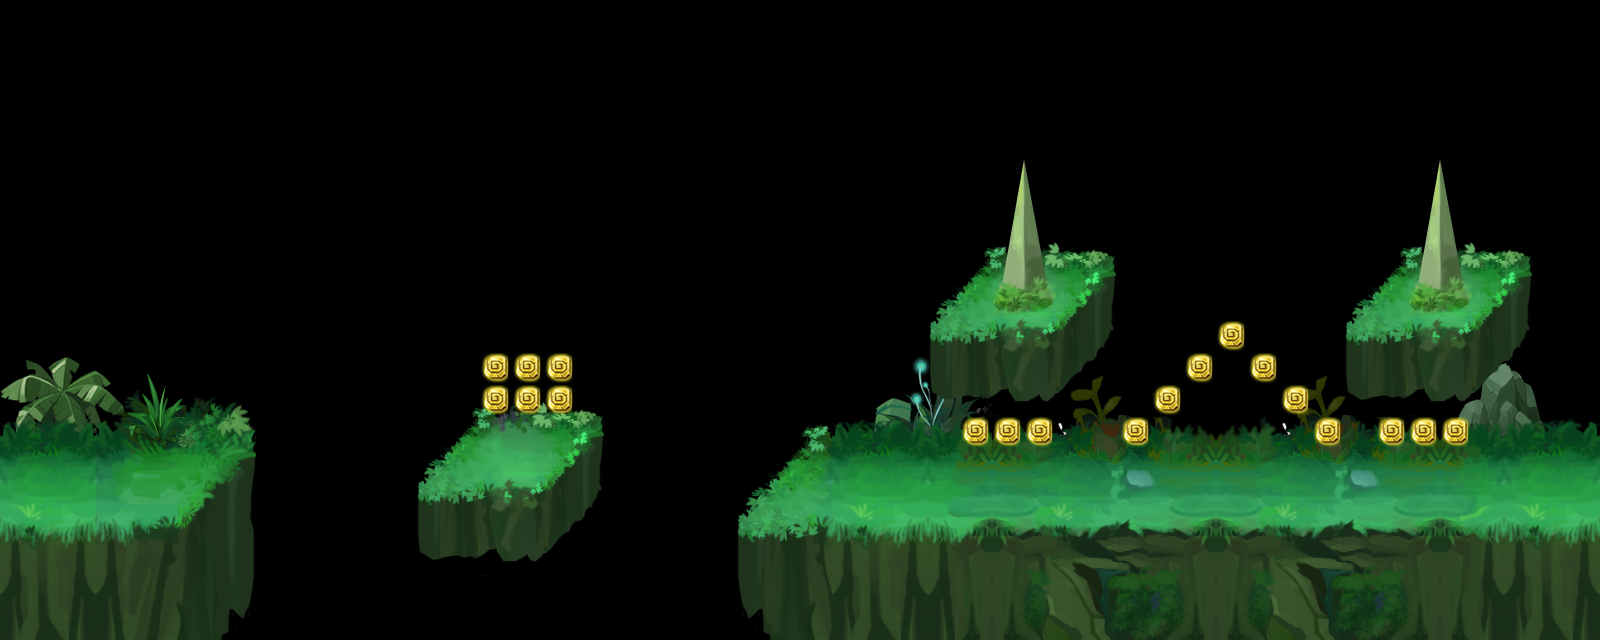

A 2D game scene composited from a Tiled map and its tileset images. What follows is a short description and the map's XML, with each tile layer's data collapsed to a summary:
An orthogonal 50x20 tile map with 32x32 px tiles, 5 tile layers (root_2, root_1, rock_2, rock_1, ...), 5 tilesets.

<map version="1.0" orientation="orthogonal" renderorder="right-down" width="50" height="20" tilewidth="32" tileheight="32">
 <tileset firstgid="1" source="caodi.tsx" />
 <tileset firstgid="49" source="gold.tsx" />
 <tileset firstgid="52" source="map1.tsx" />
 <tileset firstgid="1014" source="zhangai3.tsx" />
 <tileset firstgid="1278" source="zhongdian.tsx" />
 <layer name="root_2" width="50" height="20">
  <data>[1000 cells, 48 non-empty, 48 distinct tile ids]</data>
 </layer>
 <layer name="root_1" width="50" height="20">
  <data>[1000 cells, 280 non-empty, 175 distinct tile ids]</data>
 </layer>
 <layer name="rock_2" width="50" height="20">
  <data>[1000 cells, 108 non-empty, 36 distinct tile ids]</data>
 </layer>
 <layer name="rock_1" width="50" height="20">
  <data>[1000 cells, 20 non-empty, 10 distinct tile ids]</data>
 </layer>
 <layer name="jewel" width="50" height="20">
  <data>[1000 cells, 19 non-empty, 1 distinct tile ids]</data>
 </layer>
 <objectgroup name="enemy_1" />
</map>
